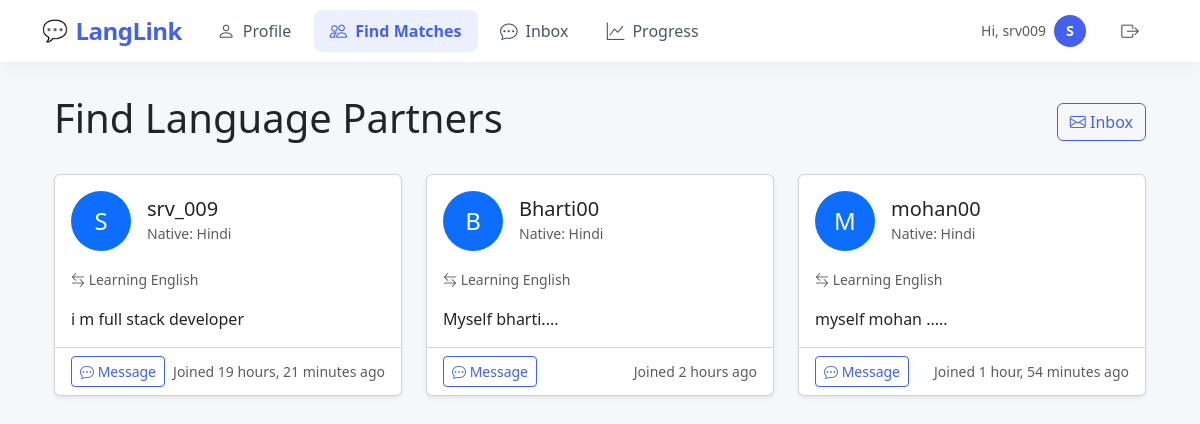
The page /matches/ (signed in) on the database its author committed.
### main/models.py (models this page shows, shortened)
class Profile(models.Model):
    LANGUAGES = [
        ('en', 'English'),
        ('es', 'Spanish'),
        ('fr', 'French'),
        ('de', 'German'),
        ('it', 'Italian'),
        ('pt', 'Portuguese'),
        ('ru', 'Russian'),
        ('zh', 'Chinese'),
        ('ja', 'Japanese'),
        ('ko', 'Korean'),
        ('hi', 'Hindi'),
    ]
    user = models.OneToOneField(User, on_delete=models.CASCADE)
    native_language = models.CharField(max_length=2, choices=LANGUAGES)
    learning_language = models.CharField(max_length=2, choices=LANGUAGES)
    bio = models.TextField(max_length=500, blank=True)
    profile_picture = models.ImageField(upload_to=user_profile_picture_path, null=True, blank=True)
    created_at = models.DateTimeField(auto_now_add=True)
    updated_at = models.DateTimeField(auto_now=True)
    is_online = models.BooleanField(default=False)
    last_seen = models.DateTimeField(default=timezone.now)
    def get_potential_matches(self):
        return Profile.objects.filter(
            native_language=self.learning_language,
            learning_language=self.native_language
        ).exclude(user=self.user)

### main/views.py (the view)
# urls.py: path('matches/', views.matches_view, name='matches'),
@login_required
def matches_view(request):
    potential_matches = request.user.profile.get_potential_matches()
    return render(request, 'matches.html', {'matches': potential_matches})

### main/context_processors.py (called while the page is built)
def unread_messages_count(request):
    if request.user.is_authenticated:
        return {
            'unread_messages_count': Message.objects.filter(
                receiver=request.user,
                is_read=False
            ).count()
        }
    return {'unread_messages_count': 0}

### templates/matches.html (shortened to what this page needs)
{% extends 'base.html' %}
{% block content %}
<div class="container">
    <div class="d-flex justify-content-between align-items-center mb-4">
        <h1>Find Language Partners</h1>
        <a href="{% url 'main:inbox' %}" class="btn btn-outline-primary position-relative">
            <i class="bi bi-envelope"></i> Inbox
        </a>
    </div>
    <div class="row">
        {% if matches %}
            {% for match in matches %}
                <div class="col-md-6 col-lg-4 mb-4">
                    <div class="card h-100 shadow-sm">
                        <div class="card-body">
                            <div class="d-flex align-items-center mb-3">
                                <div class="flex-shrink-0">
                                    <div class="bg-primary text-white rounded-circle d-flex align-items-center justify-content-center" style="width: 60px; height: 60px; font-size: 1.5rem;">
                                        {{ match.user.username|slice:":1"|upper }}
                                    </div>
                                </div>
                                <div class="ms-3">
                                    <h5 class="mb-0">{{ match.user.username }}</h5>
                                    <small class="text-muted">Native: {{ match.get_native_language_display }}</small>
                                </div>
                            </div>
                            <p class="card-text">
                                <small class="text-muted">
                                    <i class="bi bi-arrow-left-right"></i>
                                    Learning {{ match.get_learning_language_display }}
                                </small>
                            </p>
                            {% if match.bio %}
                                <p class="card-text">{{ match.bio|truncatewords:20 }}</p>
                            {% else %}
                                <p class="card-text text-muted fst-italic">No bio provided</p>
                            {% endif %}
                        </div>
                        <div class="card-footer bg-transparent d-flex justify-content-between">
                            <a href="{% url 'main:chat_with_user' user_id=match.user.id %}" class="btn btn-sm btn-outline-primary">
                                <i class="bi bi-chat-dots"></i> Message
                            </a>
                            <span class="text-muted small align-self-center">
                                Joined {{ match.user.date_joined|timesince }} ago
                            </span>
                        </div>
                    </div>
                </div>
            {% endfor %}
        {% endif %}
    </div>
</div>
{% endblock %}

### templates/base.html (shortened to what this page needs)
<!DOCTYPE html>
<html lang="en">
<head>
    <link href="https://cdn.jsdelivr.net/npm/bootstrap@5.3.0/dist/css/bootstrap.min.css" rel="stylesheet">
    <link rel="stylesheet" href="https://cdn.jsdelivr.net/npm/bootstrap-icons@1.10.0/font/bootstrap-icons.css">
</head>
<body>
    <nav class="navbar navbar-expand-lg fixed-top">
        <div class="container">
            <a class="navbar-brand" href="{% url 'main:home' %}">LangLink</a>
            <div class="collapse navbar-collapse" id="navbarNav">
                {% if user.is_authenticated %}
                <ul class="navbar-nav me-auto">
                    <li class="nav-item">
                        <a class="nav-link {% if request.resolver_match.url_name == 'profile' %}active{% endif %}" href="{% url 'main:profile' %}">
                            <i class="bi bi-person"></i> Profile
                        </a>
                    </li>
                    <li class="nav-item">
                        <a class="nav-link {% if request.resolver_match.url_name == 'matches' %}active{% endif %}" href="{% url 'main:matches' %}">
                            <i class="bi bi-people"></i> Find Matches
                        </a>
                    </li>
                    <li class="nav-item">
                        <a class="nav-link position-relative {% if request.resolver_match.url_name == 'inbox' or request.resolver_match.url_name == 'chat' %}active{% endif %}" href="{% url 'main:inbox' %}">
                            <i class="bi bi-chat-dots"></i> Inbox
                        </a>
                    </li>
                    <li class="nav-item">
                        <a class="nav-link {% if request.resolver_match.url_name == 'progress_dashboard' %}active{% endif %}" href="{% url 'main:progress_dashboard' %}">
                            <i class="bi bi-graph-up"></i> Progress
                        </a>
                    </li>
                </ul>
                <ul class="navbar-nav">
                    <li class="nav-item d-flex align-items-center">
                        <div class="d-flex align-items-center me-3">
                            <span class="me-2 text-muted small d-none d-md-inline">Hi, {{ user.username }}</span>
                            <div class="user-avatar-small" style="width: 32px; height: 32px; background: var(--primary-color); color: white; border-radius: 50%; display: flex; align-items: center; justify-content: center; font-weight: 600; font-size: 0.9rem;">
                                {{ user.username|slice:":1"|upper }}
                            </div>
                        </div>
                        <a class="nav-link text-danger" href="{% url 'logout' %}" title="Logout">
                            <i class="bi bi-box-arrow-right"></i>
                        </a>
                    </li>
                </ul>
                {% endif %}
            </div>
        </div>
    </nav>
    <main class="container py-4">
        {% block content %}
        {% endblock %}
    </main>
</body>
</html>

### templates/base.html (style rules this page uses)
:root { --primary-color: #4361ee; --primary-light: #4895ef; --secondary-color: #3f37c9; --dark-color: #1a1a2e; --light-color: #f8f9fa; --success-color: #4cc9f0; --danger-color: #f72585; --border-radius: 0.5rem; }
body { padding-top: 70px; background-color: #f5f7fb; font-family: 'Segoe UI', system-ui, -apple-system, sans-serif; }
.navbar { background: white !important; box-shadow: 0 2px 15px rgba(0, 0, 0, 0.05); padding: 0.5rem 0; border-bottom: 1px solid rgba(0, 0, 0, 0.05); }
.navbar-brand { font-weight: 700; color: var(--primary-color) !important; font-size: 1.5rem; letter-spacing: -0.5px; display: flex; align-items: center; gap: 0.5rem; }
.navbar-brand::before { content: '💬'; font-size: 1.3rem; }
.nav-link { color: #4a5568 !important; font-weight: 500; padding: 0.5rem 1rem !important; margin: 0 0.2rem; border-radius: var(--border-radius); transition: all 0.2s ease; position: relative; }
.nav-link:hover, .nav-link.active { background: rgba(67, 97, 238, 0.1); color: var(--primary-color) !important; }
.nav-link.active { font-weight: 600; }
.navbar-nav .nav-link { display: flex; align-items: center; gap: 0.5rem; }
.navbar-nav .nav-link i { font-size: 1.1em; }
.btn-outline-primary { border-color: var(--primary-color); color: var(--primary-color); }

### rows shown on the page
Profile: user.username "S", user.username "srv_009", native_language "Hindi", learning_language "English", bio "i m full stack developer", user.date_joined "19 hours, 21 minutes"
Profile: user.username "B", user.username "Bharti00", native_language "Hindi", learning_language "English", bio "Myself bharti....", user.date_joined "2 hours"
Profile: user.username "M", user.username "mohan00", native_language "Hindi", learning_language "English", bio "myself mohan .....", user.date_joined "1 hour, 54 minutes"

### other values the page prints
{{ user.username }} "srv009"
{{ user.username|slice:":1"|upper }} "S"
